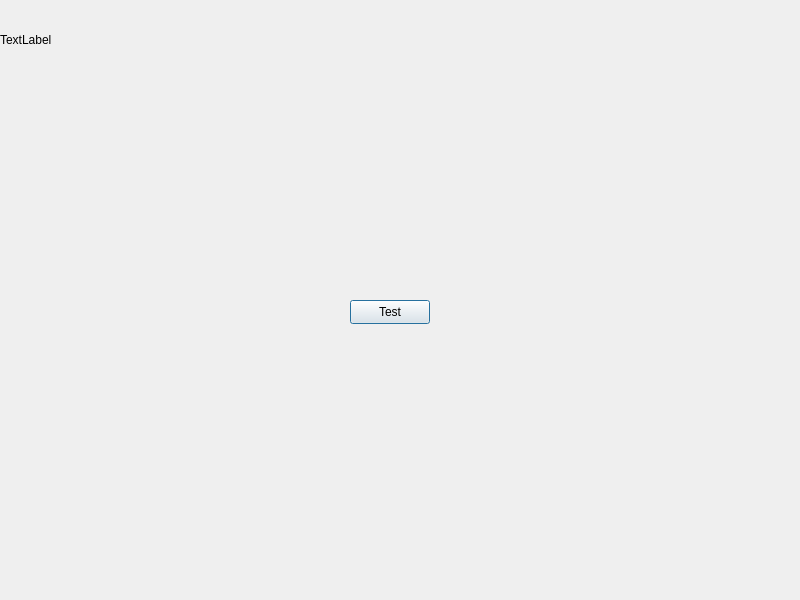
<?xml version="1.0" encoding="UTF-8"?>
<ui version="4.0">
 <class>secondDialog</class>
 <widget class="QDialog" name="secondDialog">
  <property name="enabled">
   <bool>true</bool>
  </property>
  <property name="geometry">
   <rect>
    <x>0</x>
    <y>0</y>
    <width>800</width>
    <height>600</height>
   </rect>
  </property>
  <property name="minimumSize">
   <size>
    <width>800</width>
    <height>600</height>
   </size>
  </property>
  <property name="windowTitle">
   <string>Dialog</string>
  </property>
  <widget class="QWidget" name="greentop2" native="true">
   <property name="geometry">
    <rect>
     <x>0</x>
     <y>0</y>
     <width>800</width>
     <height>80</height>
    </rect>
   </property>
   <widget class="QLabel" name="untlogo2">
    <property name="geometry">
     <rect>
      <x>0</x>
      <y>0</y>
      <width>180</width>
      <height>80</height>
     </rect>
    </property>
    <property name="text">
     <string>TextLabel</string>
    </property>
   </widget>
  </widget>
  <widget class="QWidget" name="whitebottom2" native="true">
   <property name="geometry">
    <rect>
     <x>0</x>
     <y>80</y>
     <width>800</width>
     <height>520</height>
    </rect>
   </property>
   <widget class="QPushButton" name="pushButton">
    <property name="geometry">
     <rect>
      <x>350</x>
      <y>220</y>
      <width>80</width>
      <height>24</height>
     </rect>
    </property>
    <property name="text">
     <string>Test</string>
    </property>
   </widget>
  </widget>
 </widget>
 <resources/>
 <connections/>
</ui>
